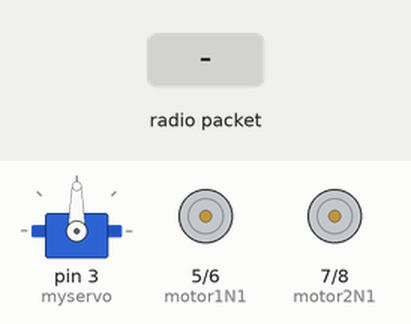
Simulated run of this sketch. Board: Arduino Uno, built with avr-gcc and run on an emulated ATmega328P. Parts: servo, motor-driver pin pairs drawn as motors (green arrow = first pin HIGH = forward, orange = second pin HIGH = backward, longer = more drive). Inputs (shaded band) come from the test bench. No radio packets arrive unless stated.

Above: at 1.2 s.
1.3 s: radio packet "forward" arrives
At 1.8 s:
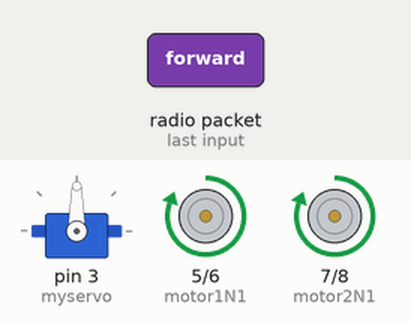
2.8 s: radio packet "back" arrives
At 4.0 s:
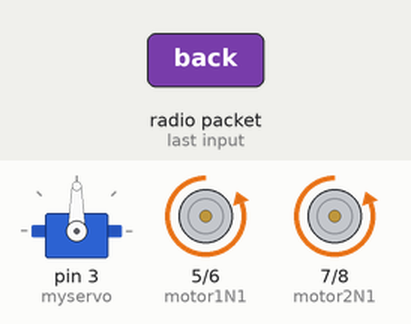
4.3 s: radio packet "left" arrives
At 5.3 s:
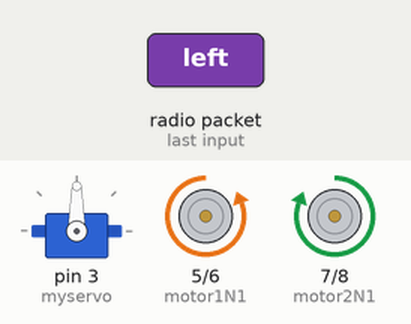
5.8 s: radio packet "right" arrives
At 6.4 s:
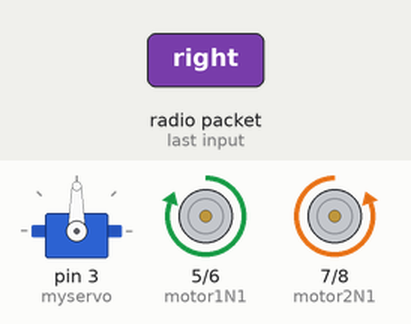
7.3 s: radio packet "kiri" arrives
At 7.6 s:
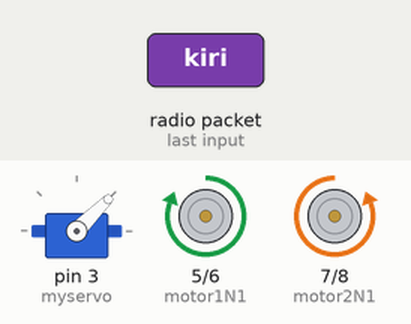
8.8 s: radio packet "stop" arrives
At 9.9 s:
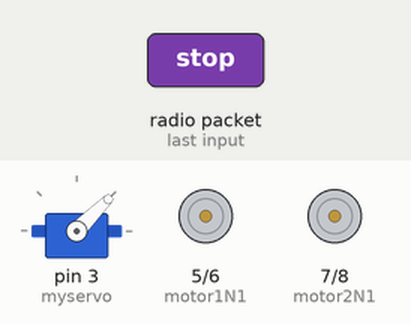
Timing chart, 0 to 11.3 s (numbered marks = the images above; inputs shaded):
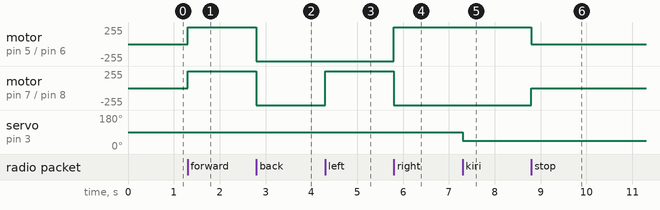

Measured:
- after the input at 1.3 s, motor on pin 5 (motor1N1) / pin 6 (motor1N2), motor on pin 7 (motor2N1) / pin 8 (motor2N2): stopped → forward 255/255 at once
- after the input at 2.8 s, motor on pin 5 (motor1N1) / pin 6 (motor1N2), motor on pin 7 (motor2N1) / pin 8 (motor2N2): forward 255/255 → backward 255/255 at once
- after the input at 4.3 s, motor on pin 7 (motor2N1) / pin 8 (motor2N2): backward 255/255 → forward 255/255 at once
- after the input at 5.8 s, motor on pin 5 (motor1N1) / pin 6 (motor1N2): backward 255/255 → forward 255/255 at once; motor on pin 7 (motor2N1) / pin 8 (motor2N2): forward 255/255 → backward 255/255 at once
- after the input at 7.3 s, servo on pin 3 (myservo): 90° → 45° at once
- after the input at 8.8 s, motor on pin 5 (motor1N1) / pin 6 (motor1N2): forward 255/255 → stopped at once; motor on pin 7 (motor2N1) / pin 8 (motor2N2): backward 255/255 → stopped at once

The sketch:

NRF24-receiver.ino
```cpp
/*
 * THis project is free for you to use for personal or commercial
 * Please subscribe, like, comment and share to my channel: https://www.youtube.com/@ardujimmy
 * if you have a question, you can ask me through my channel comments
 */

#include <Servo.h>

#include <SPI.h>
#include <nRF24L01.h>
#include <RF24.h>

Servo myservo;

RF24 radio(10, 9); //CE = 4 dan CSN = 3
const byte address[6] = "00001";

#define lampuDepan 2 //led

int motor1N1 = 5;
int motor1N2 = 6;
int motor2N1 = 7;
int motor2N2 = 8;

void setup() {
  Serial.begin(9600);
  pinMode(motor1N1, OUTPUT);
  pinMode(motor1N2, OUTPUT);
  pinMode(motor2N1, OUTPUT);
  pinMode(motor2N2, OUTPUT);

  myservo.attach(3);
  myservo.write(90); // set the servo the mid when powering on

  radio.begin();
  radio.openReadingPipe(0,address);
  radio.setPALevel(RF24_PA_MAX);
  radio.setDataRate(RF24_250KBPS);
  radio.startListening();
}

void loop() {
    char text[32] = "";
    if (radio.available()) {
      radio.read(&text, sizeof(text));
      String transData = String(text);
      //Serial.println(transData);
      if (transData == "forward") {
           digitalWrite(motor1N1, HIGH); //roda kiri forward
           digitalWrite(motor1N2, LOW);
           digitalWrite(motor2N1, HIGH); //roda kanan forward
           digitalWrite(motor2N2, LOW);
           transData="";
        }
      else if (transData == "back") {
          digitalWrite(motor1N1, LOW); //roda kiri reverse
          digitalWrite(motor1N2, HIGH);
          digitalWrite(motor2N1, LOW); //roda kanan reverse
          digitalWrite(motor2N2, HIGH);
          transData="";
        }
      else if (transData == "left") {
          digitalWrite(motor1N1, LOW); //roda kiri reverse
          digitalWrite(motor1N2, HIGH);
          digitalWrite(motor2N1, HIGH); //roda kanan forward
          digitalWrite(motor2N2, LOW);
          transData="";
        }
      else if (transData == "right") {
          digitalWrite(motor1N1, HIGH); //roda kiri forward
          digitalWrite(motor1N2, LOW);
          digitalWrite(motor2N1, LOW); //roda kanan reverse
          digitalWrite(motor2N2, HIGH);
          transData="";
        }
      else if (transData == "stop") {
          digitalWrite(motor1N1, LOW); //roda kiri
          digitalWrite(motor1N2, LOW);
          digitalWrite(motor2N1, LOW); //roda kanan
          digitalWrite(motor2N2, LOW);
          transData="";
        }


      if (transData == "LampuOn"){ // led on
           digitalWrite(lampuDepan, HIGH);
           transData="";
        }
      else if (transData == "LampuOff"){ // led off
          digitalWrite(lampuDepan, LOW);
          transData="";
        }


      if (transData == "kiri"){ //servo to the left
           myservo.write(45);
           transData="";
        }
      else if (transData == "lurus"){ //servo mid
          myservo.write(90);
          transData="";
      }
      else if (transData == "kanan"){ //servo the right
          myservo.write(135);
          transData="";
      }
     }
}
```
